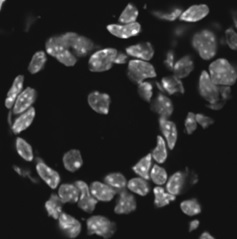
#> input picture Homework 5/gland.jpg, 237 x 239 px, found by its file name
$ python 5.1.py
#> lines starting #> are read from the running program, lines starting #| are printed output that depends on the picture
# Consider the image named gland.jpg and cows.jpg
# a. Apply Gaussian filter with sigma = 1.2, 2.4, 4.8 to smooth the image and show the results.
# b. Apply Anisotropic filter and show the results with the same sigma.
#   **note** sigma is not applicable with the anisotropic filter
#            will update code when further instructions are released
# c. Comment on your results in a-b with respect to edge preservation.

import cv2
from scipy import ndimage as ndi
import matplotlib.pyplot as plt
from medpy.filter.smoothing import anisotropic_diffusion

# reads and returns image in grayscale
def ReadAndGrayscale(imgPath):
#> called with imgPath = 'Homework 5/gland.jpg'
    img = cv2.imread(imgPath)
#> img is the input picture: shape (239, 237, 3); min 13, max 255, mean 43.9
    img = cv2.cvtColor(img, cv2.COLOR_BGR2GRAY)
#> img: shape (239, 237)
    return img


gland = ReadAndGrayscale("Homework 5/gland.jpg")
cows = ReadAndGrayscale("Homework 5/cows.jpg")
#> call 2 of ReadAndGrayscale, with imgPath = 'Homework 5/cows.jpg'
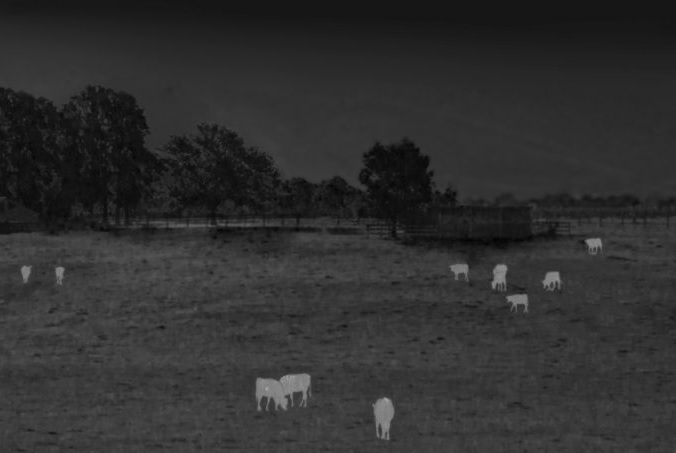
#> input picture Homework 5/cows.jpg, 676 x 453 px, found by its file name
#> in ReadAndGrayscale, img is the input picture: shape (453, 676, 3); min 3, max 165, mean 47.2


# applies gaussian filter to an image, shows images filtered with sigma values passed in as a list
def applyAndDisplayGaussian(image, sigmaValues):
    for sigma in sigmaValues:
        result = ndi.gaussian_filter(image, sigma)
        plt.imshow(result)
        plt.title('Gaussian filter, sigma = ' + str(sigma))
        plt.axis('off')
        plt.show()
#> this loop made 3 passes
#> pass 1, in applyAndDisplayGaussian, `result = ndi.gaussian_filter(image, sigma)`:
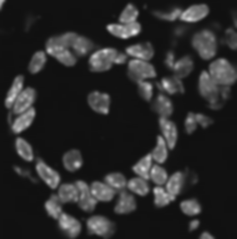
#> result: shape (239, 237); min 15, max 231, mean 43.1
#> pass 2, in applyAndDisplayGaussian, `result = ndi.gaussian_filter(image, sigma)`:
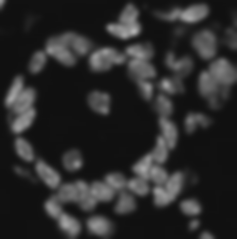
#> result: shape (239, 237); min 16, max 177, mean 43
#> pass 3, in applyAndDisplayGaussian, `result = ndi.gaussian_filter(image, sigma)`:
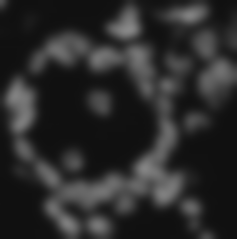
#> result: shape (239, 237); min 16, max 136, mean 42.9


# list of sigma values
sigmaValues = [1.2, 2.4, 4.8]


# a. Apply Gaussian filter with sigma = 1.2, 2.4, 4.8 to smooth the image and show the results.
applyAndDisplayGaussian(gland, sigmaValues)
applyAndDisplayGaussian(cows, sigmaValues)


# applies anisotropic filter to an image then shows image
def applyAndDisplayAnisotropic(image):
    result = anisotropic_diffusion(image) #this doesn't work on my machine
    plt.imshow(result)
    plt.title('Anisotropic filter')
    plt.axis('off')
    plt.show()


# b. Apply Anisotropic filter and show the results with the same sigma.
#   **note** sigma is not applicable with the anisotropic filter
#            will update code when further instructions are released
applyAndDisplayAnisotropic(gland)
#> (the call stopped at in applyAndDisplayAnisotropic, `result = anisotropic_diffusion(image) #this doesn't work on my machine`: medpy is not available in this run)
applyAndDisplayAnisotropic(cows)
#> (the call stopped at in applyAndDisplayAnisotropic, `result = anisotropic_diffusion(image) #this doesn't work on my machine`: medpy is not available in this run)
